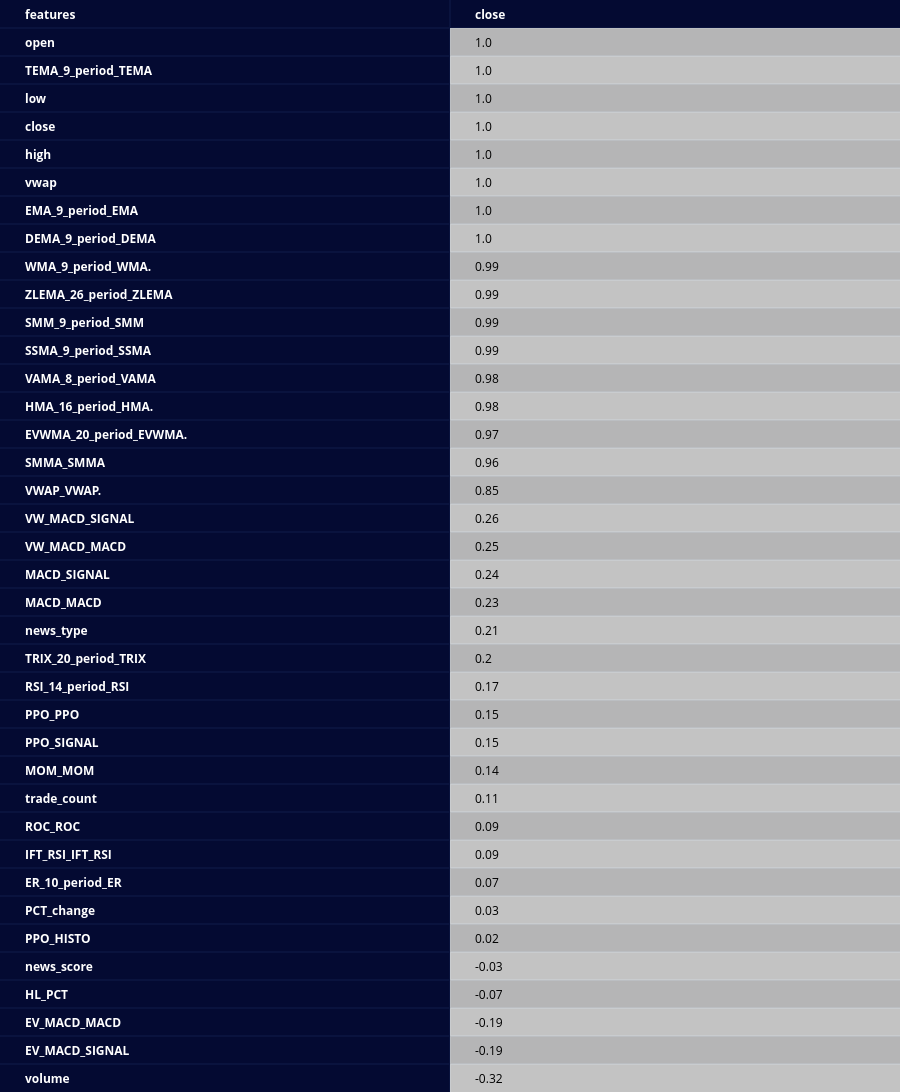

Notebook code for this chart:
### Code cell
corr_matrix = pd.DataFrame(corr)
corr_matrix = corr_matrix.round(decimals=2)
create_table(corr_matrix['close'].sort_values(ascending=False).to_frame(), index_title='features', index=True, )

### Figure 1 — Plotly figure (JSON) as saved in the notebook; plotly's stock layout.template omitted (floating-point values rounded to 4 significant figures)
{"data": [{"colorscale": [[0, "#00083e"], [0.5, "#ededee"], [1, "#ffffff"]], "hoverinfo": "none", "opacity": 0.75, "showscale": false, "z": [[0, 0], [0, 0.5], [0, 1], [0, 0.5], [0, 1], [0, 0.5], [0, 1], [0, 0.5], [0, 1], [0, 0.5], [0, 1], [0, 0.5], [0, 1], [0, 0.5], [0, 1], [0, 0.5], [0, 1], [0, 0.5], [0, 1], [0, 0.5], [0, 1], [0, 0.5], [0, 1], [0, 0.5], [0, 1], [0, 0.5], [0, 1], [0, 0.5], [0, 1], [0, 0.5], [0, 1], [0, 0.5], [0, 1], [0, 0.5], [0, 1], [0, 0.5], [0, 1], [0, 0.5], [0, 1]], "type": "heatmap"}], "layout": {"annotations": [{"align": "left", "font": {"color": "#ffffff"}, "showarrow": false, "text": "<b>features</b>", "x": -0.45, "xanchor": "left", "xref": "x", "y": 0, "yref": "y"}, {"align": "left", "font": {"color": "#ffffff"}, "showarrow": false, "text": "<b>close</b>", "x": 0.55, "xanchor": "left", "xref": "x", "y": 0, "yref": "y"}, {"align": "left", "font": {"color": "#ffffff"}, "showarrow": false, "text": "<b>open</b>", "x": -0.45, "xanchor": "left", "xref": "x", "y": 1, "yref": "y"}, {"align": "left", "font": {"color": "#000000"}, "showarrow": false, "text": "1.0", "x": 0.55, "xanchor": "left", "xref": "x", "y": 1, "yref": "y"}, {"align": "left", "font": {"color": "#ffffff"}, "showarrow": false, "text": "<b>TEMA_9_period_TEMA</b>", "x": -0.45, "xanchor": "left", "xref": "x", "y": 2, "yref": "y"}, {"align": "left", "font": {"color": "#000000"}, "showarrow": false, "text": "1.0", "x": 0.55, "xanchor": "left", "xref": "x", "y": 2, "yref": "y"}, {"align": "left", "font": {"color": "#ffffff"}, "showarrow": false, "text": "<b>low</b>", "x": -0.45, "xanchor": "left", "xref": "x", "y": 3, "yref": "y"}, {"align": "left", "font": {"color": "#000000"}, "showarrow": false, "text": "1.0", "x": 0.55, "xanchor": "left", "xref": "x", "y": 3, "yref": "y"}, {"align": "left", "font": {"color": "#ffffff"}, "showarrow": false, "text": "<b>close</b>", "x": -0.45, "xanchor": "left", "xref": "x", "y": 4, "yref": "y"}, {"align": "left", "font": {"color": "#000000"}, "showarrow": false, "text": "1.0", "x": 0.55, "xanchor": "left", "xref": "x", "y": 4, "yref": "y"}, {"align": "left", "font": {"color": "#ffffff"}, "showarrow": false, "text": "<b>high</b>", "x": -0.45, "xanchor": "left", "xref": "x", "y": 5, "yref": "y"}, {"align": "left", "font": {"color": "#000000"}, "showarrow": false, "text": "1.0", "x": 0.55, "xanchor": "left", "xref": "x", "y": 5, "yref": "y"}, {"align": "left", "font": {"color": "#ffffff"}, "showarrow": false, "text": "<b>vwap</b>", "x": -0.45, "xanchor": "left", "xref": "x", "y": 6, "yref": "y"}, {"align": "left", "font": {"color": "#000000"}, "showarrow": false, "text": "1.0", "x": 0.55, "xanchor": "left", "xref": "x", "y": 6, "yref": "y"}, {"align": "left", "font": {"color": "#ffffff"}, "showarrow": false, "text": "<b>EMA_9_period_EMA</b>", "x": -0.45, "xanchor": "left", "xref": "x", "y": 7, "yref": "y"}, {"align": "left", "font": {"color": "#000000"}, "showarrow": false, "text": "1.0", "x": 0.55, "xanchor": "left", "xref": "x", "y": 7, "yref": "y"}, {"align": "left", "font": {"color": "#ffffff"}, "showarrow": false, "text": "<b>DEMA_9_period_DEMA</b>", "x": -0.45, "xanchor": "left", "xref": "x", "y": 8, "yref": "y"}, {"align": "left", "font": {"color": "#000000"}, "showarrow": false, "text": "1.0", "x": 0.55, "xanchor": "left", "xref": "x", "y": 8, "yref": "y"}, {"align": "left", "font": {"color": "#ffffff"}, "showarrow": false, "text": "<b>WMA_9_period_WMA.</b>", "x": -0.45, "xanchor": "left", "xref": "x", "y": 9, "yref": "y"}, {"align": "left", "font": {"color": "#000000"}, "showarrow": false, "text": "0.99", "x": 0.55, "xanchor": "left", "xref": "x", "y": 9, "yref": "y"}, {"align": "left", "font": {"color": "#ffffff"}, "showarrow": false, "text": "<b>ZLEMA_26_period_ZLEMA</b>", "x": -0.45, "xanchor": "left", "xref": "x", "y": 10, "yref": "y"}, {"align": "left", "font": {"color": "#000000"}, "showarrow": false, "text": "0.99", "x": 0.55, "xanchor": "left", "xref": "x", "y": 10, "yref": "y"}, {"align": "left", "font": {"color": "#ffffff"}, "showarrow": false, "text": "<b>SMM_9_period_SMM</b>", "x": -0.45, "xanchor": "left", "xref": "x", "y": 11, "yref": "y"}, {"align": "left", "font": {"color": "#000000"}, "showarrow": false, "text": "0.99", "x": 0.55, "xanchor": "left", "xref": "x", "y": 11, "yref": "y"}, {"align": "left", "font": {"color": "#ffffff"}, "showarrow": false, "text": "<b>SSMA_9_period_SSMA</b>", "x": -0.45, "xanchor": "left", "xref": "x", "y": 12, "yref": "y"}, {"align": "left", "font": {"color": "#000000"}, "showarrow": false, "text": "0.99", "x": 0.55, "xanchor": "left", "xref": "x", "y": 12, "yref": "y"}, {"align": "left", "font": {"color": "#ffffff"}, "showarrow": false, "text": "<b>VAMA_8_period_VAMA</b>", "x": -0.45, "xanchor": "left", "xref": "x", "y": 13, "yref": "y"}, {"align": "left", "font": {"color": "#000000"}, "showarrow": false, "text": "0.98", "x": 0.55, "xanchor": "left", "xref": "x", "y": 13, "yref": "y"}, {"align": "left", "font": {"color": "#ffffff"}, "showarrow": false, "text": "<b>HMA_16_period_HMA.</b>", "x": -0.45, "xanchor": "left", "xref": "x", "y": 14, "yref": "y"}, {"align": "left", "font": {"color": "#000000"}, "showarrow": false, "text": "0.98", "x": 0.55, "xanchor": "left", "xref": "x", "y": 14, "yref": "y"}, {"align": "left", "font": {"color": "#ffffff"}, "showarrow": false, "text": "<b>EVWMA_20_period_EVWMA.</b>", "x": -0.45, "xanchor": "left", "xref": "x", "y": 15, "yref": "y"}, {"align": "left", "font": {"color": "#000000"}, "showarrow": false, "text": "0.97", "x": 0.55, "xanchor": "left", "xref": "x", "y": 15, "yref": "y"}, {"align": "left", "font": {"color": "#ffffff"}, "showarrow": false, "text": "<b>SMMA_SMMA</b>", "x": -0.45, "xanchor": "left", "xref": "x", "y": 16, "yref": "y"}, {"align": "left", "font": {"color": "#000000"}, "showarrow": false, "text": "0.96", "x": 0.55, "xanchor": "left", "xref": "x", "y": 16, "yref": "y"}, {"align": "left", "font": {"color": "#ffffff"}, "showarrow": false, "text": "<b>VWAP_VWAP.</b>", "x": -0.45, "xanchor": "left", "xref": "x", "y": 17, "yref": "y"}, {"align": "left", "font": {"color": "#000000"}, "showarrow": false, "text": "0.85", "x": 0.55, "xanchor": "left", "xref": "x", "y": 17, "yref": "y"}, {"align": "left", "font": {"color": "#ffffff"}, "showarrow": false, "text": "<b>VW_MACD_SIGNAL</b>", "x": -0.45, "xanchor": "left", "xref": "x", "y": 18, "yref": "y"}, {"align": "left", "font": {"color": "#000000"}, "showarrow": false, "text": "0.26", "x": 0.55, "xanchor": "left", "xref": "x", "y": 18, "yref": "y"}, {"align": "left", "font": {"color": "#ffffff"}, "showarrow": false, "text": "<b>VW_MACD_MACD</b>", "x": -0.45, "xanchor": "left", "xref": "x", "y": 19, "yref": "y"}, {"align": "left", "font": {"color": "#000000"}, "showarrow": false, "text": "0.25", "x": 0.55, "xanchor": "left", "xref": "x", "y": 19, "yref": "y"}, {"align": "left", "font": {"color": "#ffffff"}, "showarrow": false, "text": "<b>MACD_SIGNAL</b>", "x": -0.45, "xanchor": "left", "xref": "x", "y": 20, "yref": "y"}, {"align": "left", "font": {"color": "#000000"}, "showarrow": false, "text": "0.24", "x": 0.55, "xanchor": "left", "xref": "x", "y": 20, "yref": "y"}, {"align": "left", "font": {"color": "#ffffff"}, "showarrow": false, "text": "<b>MACD_MACD</b>", "x": -0.45, "xanchor": "left", "xref": "x", "y": 21, "yref": "y"}, {"align": "left", "font": {"color": "#000000"}, "showarrow": false, "text": "0.23", "x": 0.55, "xanchor": "left", "xref": "x", "y": 21, "yref": "y"}, {"align": "left", "font": {"color": "#ffffff"}, "showarrow": false, "text": "<b>news_type</b>", "x": -0.45, "xanchor": "left", "xref": "x", "y": 22, "yref": "y"}, {"align": "left", "font": {"color": "#000000"}, "showarrow": false, "text": "0.21", "x": 0.55, "xanchor": "left", "xref": "x", "y": 22, "yref": "y"}, {"align": "left", "font": {"color": "#ffffff"}, "showarrow": false, "text": "<b>TRIX_20_period_TRIX</b>", "x": -0.45, "xanchor": "left", "xref": "x", "y": 23, "yref": "y"}, {"align": "left", "font": {"color": "#000000"}, "showarrow": false, "text": "0.2", "x": 0.55, "xanchor": "left", "xref": "x", "y": 23, "yref": "y"}, {"align": "left", "font": {"color": "#ffffff"}, "showarrow": false, "text": "<b>RSI_14_period_RSI</b>", "x": -0.45, "xanchor": "left", "xref": "x", "y": 24, "yref": "y"}, {"align": "left", "font": {"color": "#000000"}, "showarrow": false, "text": "0.17", "x": 0.55, "xanchor": "left", "xref": "x", "y": 24, "yref": "y"}, {"align": "left", "font": {"color": "#ffffff"}, "showarrow": false, "text": "<b>PPO_PPO</b>", "x": -0.45, "xanchor": "left", "xref": "x", "y": 25, "yref": "y"}, {"align": "left", "font": {"color": "#000000"}, "showarrow": false, "text": "0.15", "x": 0.55, "xanchor": "left", "xref": "x", "y": 25, "yref": "y"}, {"align": "left", "font": {"color": "#ffffff"}, "showarrow": false, "text": "<b>PPO_SIGNAL</b>", "x": -0.45, "xanchor": "left", "xref": "x", "y": 26, "yref": "y"}, {"align": "left", "font": {"color": "#000000"}, "showarrow": false, "text": "0.15", "x": 0.55, "xanchor": "left", "xref": "x", "y": 26, "yref": "y"}, {"align": "left", "font": {"color": "#ffffff"}, "showarrow": false, "text": "<b>MOM_MOM</b>", "x": -0.45, "xanchor": "left", "xref": "x", "y": 27, "yref": "y"}, {"align": "left", "font": {"color": "#000000"}, "showarrow": false, "text": "0.14", "x": 0.55, "xanchor": "left", "xref": "x", "y": 27, "yref": "y"}, {"align": "left", "font": {"color": "#ffffff"}, "showarrow": false, "text": "<b>trade_count</b>", "x": -0.45, "xanchor": "left", "xref": "x", "y": 28, "yref": "y"}, {"align": "left", "font": {"color": "#000000"}, "showarrow": false, "text": "0.11", "x": 0.55, "xanchor": "left", "xref": "x", "y": 28, "yref": "y"}, {"align": "left", "font": {"color": "#ffffff"}, "showarrow": false, "text": "<b>ROC_ROC</b>", "x": -0.45, "xanchor": "left", "xref": "x", "y": 29, "yref": "y"}, {"align": "left", "font": {"color": "#000000"}, "showarrow": false, "text": "0.09", "x": 0.55, "xanchor": "left", "xref": "x", "y": 29, "yref": "y"}, {"align": "left", "font": {"color": "#ffffff"}, "showarrow": false, "text": "<b>IFT_RSI_IFT_RSI</b>", "x": -0.45, "xanchor": "left", "xref": "x", "y": 30, "yref": "y"}, {"align": "left", "font": {"color": "#000000"}, "showarrow": false, "text": "0.09", "x": 0.55, "xanchor": "left", "xref": "x", "y": 30, "yref": "y"}, {"align": "left", "font": {"color": "#ffffff"}, "showarrow": false, "text": "<b>ER_10_period_ER</b>", "x": -0.45, "xanchor": "left", "xref": "x", "y": 31, "yref": "y"}, {"align": "left", "font": {"color": "#000000"}, "showarrow": false, "text": "0.07", "x": 0.55, "xanchor": "left", "xref": "x", "y": 31, "yref": "y"}, {"align": "left", "font": {"color": "#ffffff"}, "showarrow": false, "text": "<b>PCT_change</b>", "x": -0.45, "xanchor": "left", "xref": "x", "y": 32, "yref": "y"}, {"align": "left", "font": {"color": "#000000"}, "showarrow": false, "text": "0.03", "x": 0.55, "xanchor": "left", "xref": "x", "y": 32, "yref": "y"}, {"align": "left", "font": {"color": "#ffffff"}, "showarrow": false, "text": "<b>PPO_HISTO</b>", "x": -0.45, "xanchor": "left", "xref": "x", "y": 33, "yref": "y"}, {"align": "left", "font": {"color": "#000000"}, "showarrow": false, "text": "0.02", "x": 0.55, "xanchor": "left", "xref": "x", "y": 33, "yref": "y"}, {"align": "left", "font": {"color": "#ffffff"}, "showarrow": false, "text": "<b>news_score</b>", "x": -0.45, "xanchor": "left", "xref": "x", "y": 34, "yref": "y"}, {"align": "left", "font": {"color": "#000000"}, "showarrow": false, "text": "-0.03", "x": 0.55, "xanchor": "left", "xref": "x", "y": 34, "yref": "y"}, {"align": "left", "font": {"color": "#ffffff"}, "showarrow": false, "text": "<b>HL_PCT</b>", "x": -0.45, "xanchor": "left", "xref": "x", "y": 35, "yref": "y"}, {"align": "left", "font": {"color": "#000000"}, "showarrow": false, "text": "-0.07", "x": 0.55, "xanchor": "left", "xref": "x", "y": 35, "yref": "y"}, {"align": "left", "font": {"color": "#ffffff"}, "showarrow": false, "text": "<b>EV_MACD_MACD</b>", "x": -0.45, "xanchor": "left", "xref": "x", "y": 36, "yref": "y"}, {"align": "left", "font": {"color": "#000000"}, "showarrow": false, "text": "-0.19", "x": 0.55, "xanchor": "left", "xref": "x", "y": 36, "yref": "y"}, {"align": "left", "font": {"color": "#ffffff"}, "showarrow": false, "text": "<b>EV_MACD_SIGNAL</b>", "x": -0.45, "xanchor": "left", "xref": "x", "y": 37, "yref": "y"}, {"align": "left", "font": {"color": "#000000"}, "showarrow": false, "text": "-0.19", "x": 0.55, "xanchor": "left", "xref": "x", "y": 37, "yref": "y"}, {"align": "left", "font": {"color": "#ffffff"}, "showarrow": false, "text": "<b>volume</b>", "x": -0.45, "xanchor": "left", "xref": "x", "y": 38, "yref": "y"}, {"align": "left", "font": {"color": "#000000"}, "showarrow": false, "text": "-0.32", "x": 0.55, "xanchor": "left", "xref": "x", "y": 38, "yref": "y"}], "height": 1220, "margin": {"b": 0, "l": 0, "r": 0, "t": 0}, "xaxis": {"dtick": 1, "gridwidth": 2, "showticklabels": false, "tick0": -0.5, "ticks": "", "zeroline": false}, "yaxis": {"autorange": "reversed", "dtick": 1, "gridwidth": 2, "showticklabels": false, "tick0": 0.5, "ticks": "", "zeroline": false}}}
